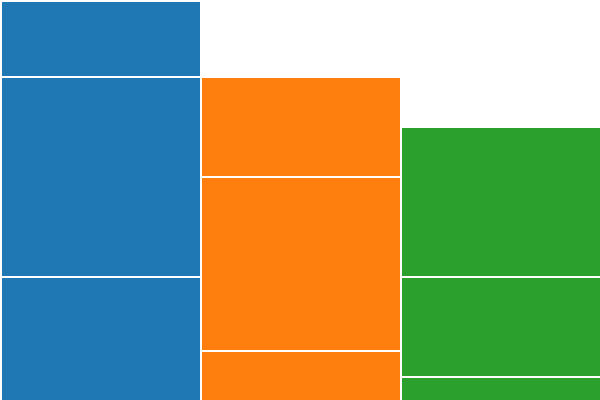

Describe this chart as a Vega-Lite specification.
### Vega specification from a JSON file in a GitHub repository (floating-point values rounded to 4 significant figures)
{"$schema": "https://vega.github.io/schema/vega/v4.json", "width": 300, "height": 200, "autosize": "none", "signals": [{"name": "offset", "value": "zero", "bind": {"input": "select", "options": ["zero", "center", "normalize"]}}, {"name": "sortField", "value": null, "bind": {"input": "radio", "options": [null, "value"]}}, {"name": "sortOrder", "value": "ascending", "bind": {"input": "radio", "options": ["ascending", "descending"]}}, {"name": "add", "value": null, "on": [{"events": "mousedown![!event.shiftKey]", "update": "{key: invert('xscale', x()), value: ~~(1 + 9 * random())}"}]}, {"name": "rem", "value": null, "on": [{"events": "rect:mousedown![event.shiftKey]", "update": "datum"}]}], "data": [{"name": "table", "values": [{"key": "a", "value": 5}, {"key": "a", "value": 8}, {"key": "a", "value": 3}, {"key": "b", "value": 2}, {"key": "b", "value": 7}, {"key": "b", "value": 4}, {"key": "c", "value": 1}, {"key": "c", "value": 4}, {"key": "c", "value": 6}], "transform": [{"type": "stack", "field": "value", "groupby": ["key"], "offset": {"signal": "offset"}, "sort": {"field": {"signal": "sortField"}, "order": {"signal": "sortOrder"}}}], "on": [{"trigger": "add", "insert": "add"}, {"trigger": "rem", "remove": "rem"}]}], "scales": [{"name": "xscale", "type": "band", "domain": ["a", "b", "c"], "range": "width"}, {"name": "yscale", "type": "linear", "domain": {"data": "table", "field": "y1"}, "range": "height", "round": true}, {"name": "color", "type": "ordinal", "range": {"scheme": "category10"}}], "marks": [{"type": "rect", "from": {"data": "table"}, "encode": {"enter": {"fill": {"scale": "color", "field": "key"}, "stroke": {"value": "white"}, "strokeWidth": {"value": 1}, "x": {"scale": "xscale", "field": "key", "offset": 0.5}, "width": {"scale": "xscale", "band": 1}}, "update": {"y": {"scale": "yscale", "field": "y0", "offset": 0.5}, "y2": {"scale": "yscale", "field": "y1", "offset": 0.5}}}}]}
